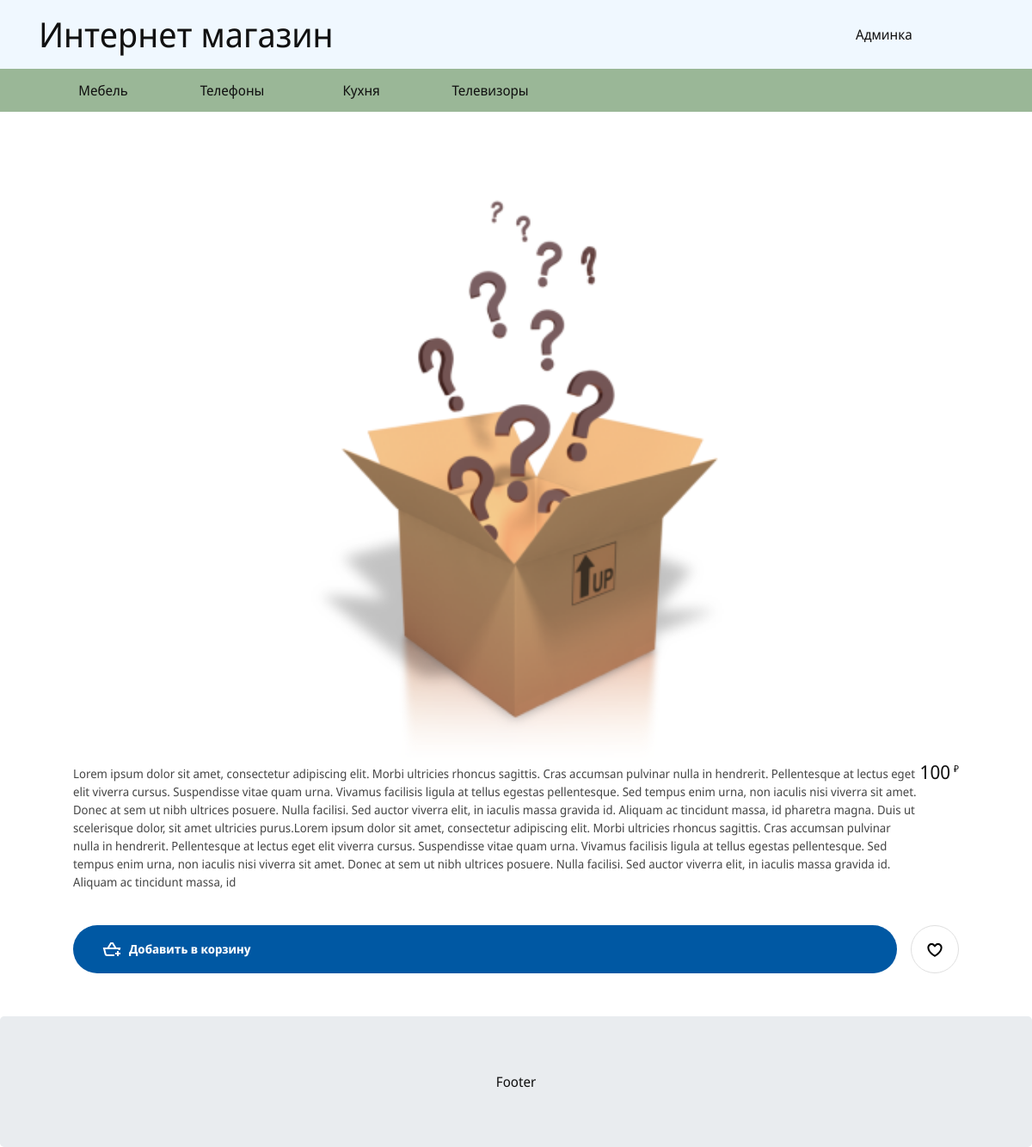
/card.php?prod=1, run on an earlier commit of the app's database.
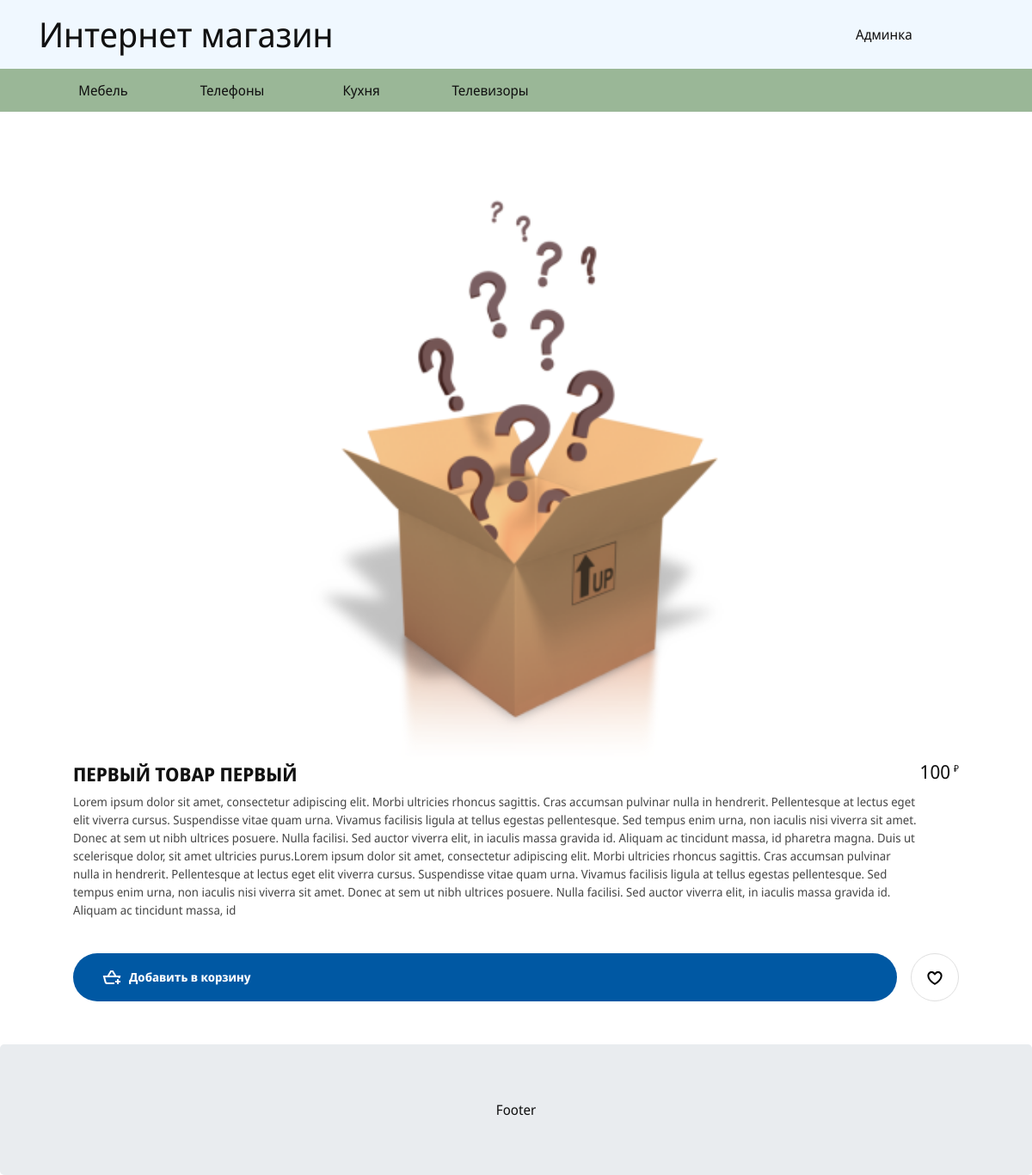
And on a later commit of the database.
### tables this page shows
CREATE TABLE `products` (
  `id` int(11) NOT NULL,
  `prod_name` varchar(250) NOT NULL,
  `prod_descr` text NOT NULL,
  `prod_price` int(11) NOT NULL DEFAULT '0',
  `meta_title` varchar(250) NOT NULL,
  `meta_description` text NOT NULL
);

### php/db.php (called while the page is built, shortened)
<?php
class MyDB
{
	private $DB_HOSTNAME = "10.15.3.2";
	private $DB_USERNAME = 'admin';
	private $DB_PASSWORD = 'root';
	private $DB_DATABASE = 'dem-auto';
	private $link;
	private $clear = array('data' => array(), 'error' => array());
	public function __construct(){
		$host = $this->DB_HOSTNAME;
		$username = $this->DB_USERNAME;
		$password = $this->DB_PASSWORD;
		$database = $this->DB_DATABASE;
	}
	private function connect($host,$username,$password,$database){
		$this->link = new mysqli($host,$username,$password,$database);
	}
	public function myquery($query){
		if (!$result = $this->link->query($query))
			{
				return false;
			}
		return $result;
	}
	public function getCategoriesAll() {
		$this->clearOutput($output);
		$sql = "SELECT * FROM `categories` WHERE `status` = '1'";
		$res = $this->myquery($sql);
		if(is_object($res)){
			if ($res->num_rows == 0) {
			$output['error'] = "no data";
			} else {
			while ($row = $res->fetch_assoc()){
				$output['data'][$row['cat_parent']][] = $row;
				}
			}
		} else {
			$output['error'] = "res is not object";
			}
			return $output;
	}
public function getSingleProduct($prod_id){
	$this->clearOutput($output);
	$sql = "SELECT * FROM `products` WHERE `id` = $prod_id";
	$res = $this->myquery($sql);
	if(is_object($res)){
		if ($res->num_rows == 0) {
		$output['error'] = "no data";
		} else {
		while ($row = $res->fetch_assoc()){
			$row['categories'] = $this->getCategoryByProductID($prod_id);
			array_push($output['data'], $row);
			}
		}
	} else {
		$output['error'] = "res is not object";
		}
	return json_encode($output);
}
public function getCategoryByProductID($prod_id){
	$this->clearOutput($output);
	$sql = "SELECT `categories`.`cat_name` FROM `products` JOIN `product_to_cat` ON `products`.`id` = `product_to_cat`.`prod_id` JOIN `categories` ON `product_to_cat`.`cat_id` = `categories`.`id` WHERE `products`.`id` = $prod_id";
	$res = $this->myquery($sql);
	if(is_object($res)){
		if ($res->num_rows == 0) {
		$output['error'] = "no data";
		} else {
		while ($row = $res->fetch_assoc()){
			array_push($output['data'], $row['cat_name']);
			}
		}
	} else {
		$output['error'] = "res is not object";
		}
	return $output['data'];
}
	private function clearOutput(&$output = ""){
		$output = $this->clear;
	}
}
$mydb = new MyDB();

### php/functions.php (the view, shortened to what this page needs)
<?php
class Doing extends MyDB
{
	 public function outCatTree($parent_id, $level, $category_arr) {
		  if (isset($category_arr[$parent_id])) {
					 echo "<ul  style='margin-top:" . ($level * 0) . "px;' class='nav navbar level-".$level."' data-level='".$level."'>";
				foreach ($category_arr[$parent_id] as $value) {
					 echo "<li><a href=\"/?id=". $value['id'] ."&cat=".$value['cat_url']."\">".$value['cat_name']."</a>";
					 echo "</li>";
				}
				echo "</ul>";
		  }
	 }
	public function metaTitle($prod, $id){
		if($prod){
			$product =  json_decode($this->getSingleProduct($prod), true);
		}
	}
}

### card.php (shortened to what this page needs)
<?php include("template/head.php"); ?>
<?php
	if($prod_id){
		$product =  json_decode($mydb->getSingleProduct($prod_id), true);
		$product = $product['data'][0];
	}
	?>
<header class="header">
	<div class="container">
		<div class="row">
			<h1 class="col-md-6 col-lg-10 col-sm-12"><a href="/">Интернет магазин</a></h1>
			<a class="col-md-6 col-lg-2" href="http://<?php echo $_SERVER['HTTP_HOST'] ?>/admin/" class="btn-right">Админка</a>
		</div>
	</div>
</header>
<div class="catalog">
	<div class="container">
		<?php
			$category_arr = $mydb->getCategoriesAll();
			$cat_data = $category_arr['data'];
			$do->outCatTree(0, 0, $cat_data);
		?>
	</div>
</div>
<main>
	<div class="container">
		<div class="good wrapper">
			<div class="good-images">
				<div class="good-image__item">
					<img src="img/goods.png" alt="">
				</div>
			</div>
			<div class="good-item">
				<div class="good-item__section">
					<div>
						<h2 class="good-item__header"><?php echo $product['prod_name']?></h2>
						<p class="good-item__description"><?php echo $product['prod_descr']?></p>
					</div>
					<p class="good-item__price">
						<span class="good-item__price-value"><?php echo $product['prod_price']?></span>
						<span class="good-item__currency">₽</span>
					</p>
				</div>
				<div class="good-item__buttons">
					<button type="button" class="btn btn-good" data-idd="idd001">
						<span class="btn-good__label">Добавить в корзину</span>
					</button>
					<button type="button" class="btn btn-add-wishlist" data-idd="idd001">
					</button>
				</div>
			</div>
		</div>
	</div>
</main>
<?php include("template/footer.php"); ?>

What changed in the data, as far as the page shows it:
changed products: prod_name (not shown) → "ПЕРВЫЙ ТОВАР ПЕРВЫЙ"
